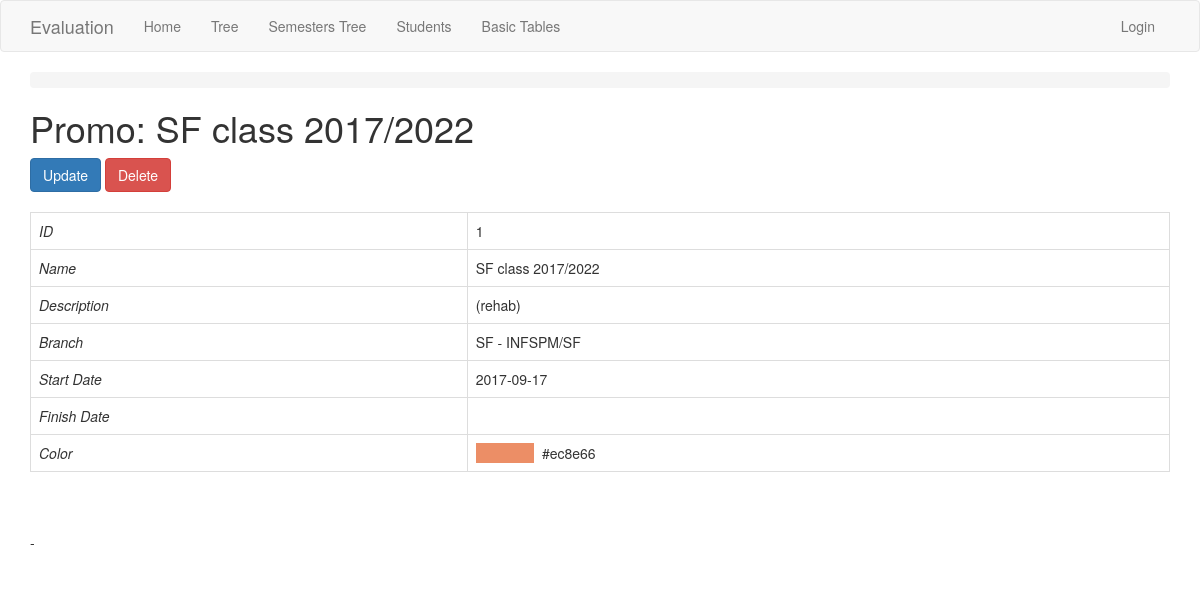
The app's page /promo/1/, older data.
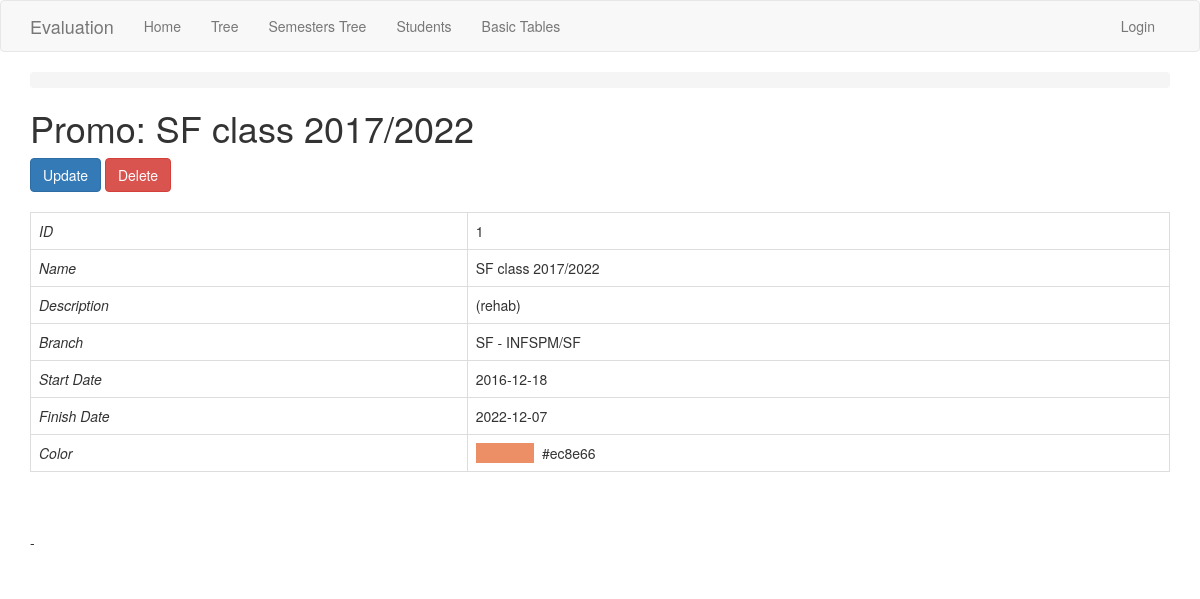
The same page, newer data.
### app/models.py (models this page shows, shortened)
class Promo(db.Model):
    id = db.Column(db.Integer, primary_key=True)
    name = db.Column(db.String(250), index=True, unique=True)
    display_name = db.Column(db.String(250))
    start_date = db.Column(db.Date)
    finish_date = db.Column(db.Date)
    color = db.Column(db.String(50))
    branch_id = db.Column(db.Integer, db.ForeignKey('branch.id'))
    sessions = db.relationship('Session', backref='promo')
    annual_session = db.relationship('AnnualSession', back_populates='promo')
    def get_color(self):
        return '#333333' if self.color == None or self.color == '' else self.color

class Branch(db.Model):
    id = db.Column(db.Integer, primary_key=True)
    name = db.Column(db.String(100), index=True, unique=True)
    description = db.Column(db.String(150))
    school_id = db.Column(db.Integer, db.ForeignKey('school.id'))
    students = db.relationship('Student', backref='branch')
    semesters = db.relationship('Semester', backref='branch')
    promos = db.relationship('Promo', backref='branch', order_by='Promo.start_date')

### app/routesBasicTables.py (the view)
@app.route('/promo/<int:id>/', methods=['GET', 'POST'])
@register_breadcrumb(app, '.basic.promo.view', 'View')
def promo_view(id):
    promo = Promo.query.get_or_404(id)
    return render_template('basic-forms/promo/view.html', title='Promo View', promo=promo)

### app/templates/basic-forms/promo/view.html (shortened to what this page needs)
{% extends "base.html" %}
{% block app_content %}
    {% include '_breadcrumbs.html' %}
    <h1>Promo: {{promo.name}}</h1>
    <div>
        <a class="btn btn-primary" href="{{ url_for('promo_update', id=promo.id) }}">Update</a>
        <button class="btn btn-danger"
            data-href="{{url_for('promo_delete', id=promo.id)}}"
            data-toggle="modal" data-target="#confirm-delete">
            Delete
        </button>
    </div>
    <div>
        <table class="table table-bordered">
          <tr><td><i>ID</i></td> <td>{{promo.id}}</td></tr>
          <tr><td><i>Name</i></td> <td>{{promo.name}}</td></tr>
          <tr><td><i>Description</i></td> <td>{{promo.display_name}}</td></tr>
          <tr>
            <td><i>Branch</i></td>
            {% if promo.branch != None %}
            <td>{{ promo.branch.name + " - " + promo.branch.description | replace('None', '') }}</td>
            {% else %}
            <td>{{ promo.branch.name }}</td>
            {% endif %}
          </tr>
          <tr><td><i>Start Date</i></td> <td>{{promo.start_date | replace('None', '')}}</td></tr>
          <tr><td><i>Finish Date</i></td> <td>{{promo.finish_date | replace('None', '')}}</td></tr>
          <tr>
            <td><i>Color</i></td>
            <td>
              <span style="background-color: {{ promo.get_color() }};"
              >               </span>  {{ promo.get_color() }}
            </td></tr>
        </table>
      - </br>
    </div>
{% endblock %}

### app/templates/base.html (shortened to what this page needs)
{% extends 'bootstrap/base.html' %}
{% block styles %}
{{super()}}
{% endblock %}
{% block navbar %}
  <nav class="navbar navbar-default">
    <div class="container">
        <div class="navbar-header">
            <a class="navbar-brand" href="">Evaluation</a>
        </div>
        <div class="collapse navbar-collapse" id="bs-example-navbar-collapse-1">
            <ul class="nav navbar-nav">
                <li><a href="{{ url_for('index') }}">Home</a></li>
                <li><a href="{{ url_for('tree') }}">Tree</a></li>
                <li><a href="{{ url_for('tree_semesters') }}">Semesters Tree</a></li>
                <li><a href="{{ url_for('student_index') }}">Students</a></li>
                <li><a href="{{ url_for('basic_index') }}">Basic Tables</a></li>
            </ul>
            <ul class="nav navbar-nav navbar-right">
                {% if current_user.is_anonymous %}
                <li><a href="{{ url_for('login') }}">Login</a></li>
                {% else %}
                <li><a href="">Profile</a></li>
                <li><a href="{{ url_for('logout') }}">Logout</a></li>
                {% endif %}
            </ul>
        </div>
    </div>
  </nav>
{% endblock %}
{% block content %}
    <div class="container">
        {% block app_content %}{% endblock %}
    </div>
{% endblock %}

### app/templates/_breadcrumbs.html (shortened to what this page needs)
<ol class="breadcrumb">
</ol>

Row changes from the older to the newer data that the page shows:
changed Promo "(rehab)": start_date "2017-09-17" → "2016-12-18"; finish_date (not shown) → "2022-12-07"
